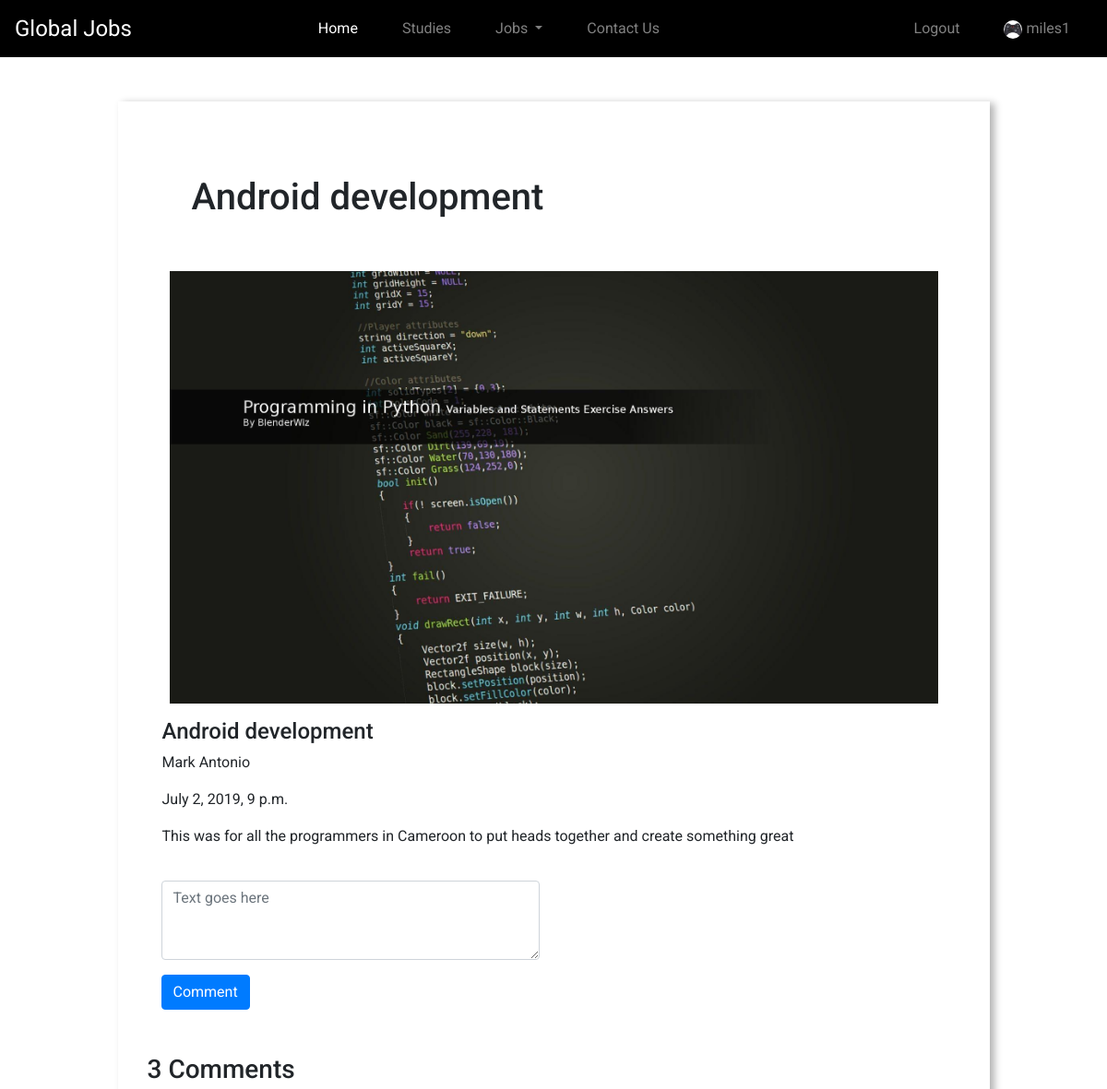
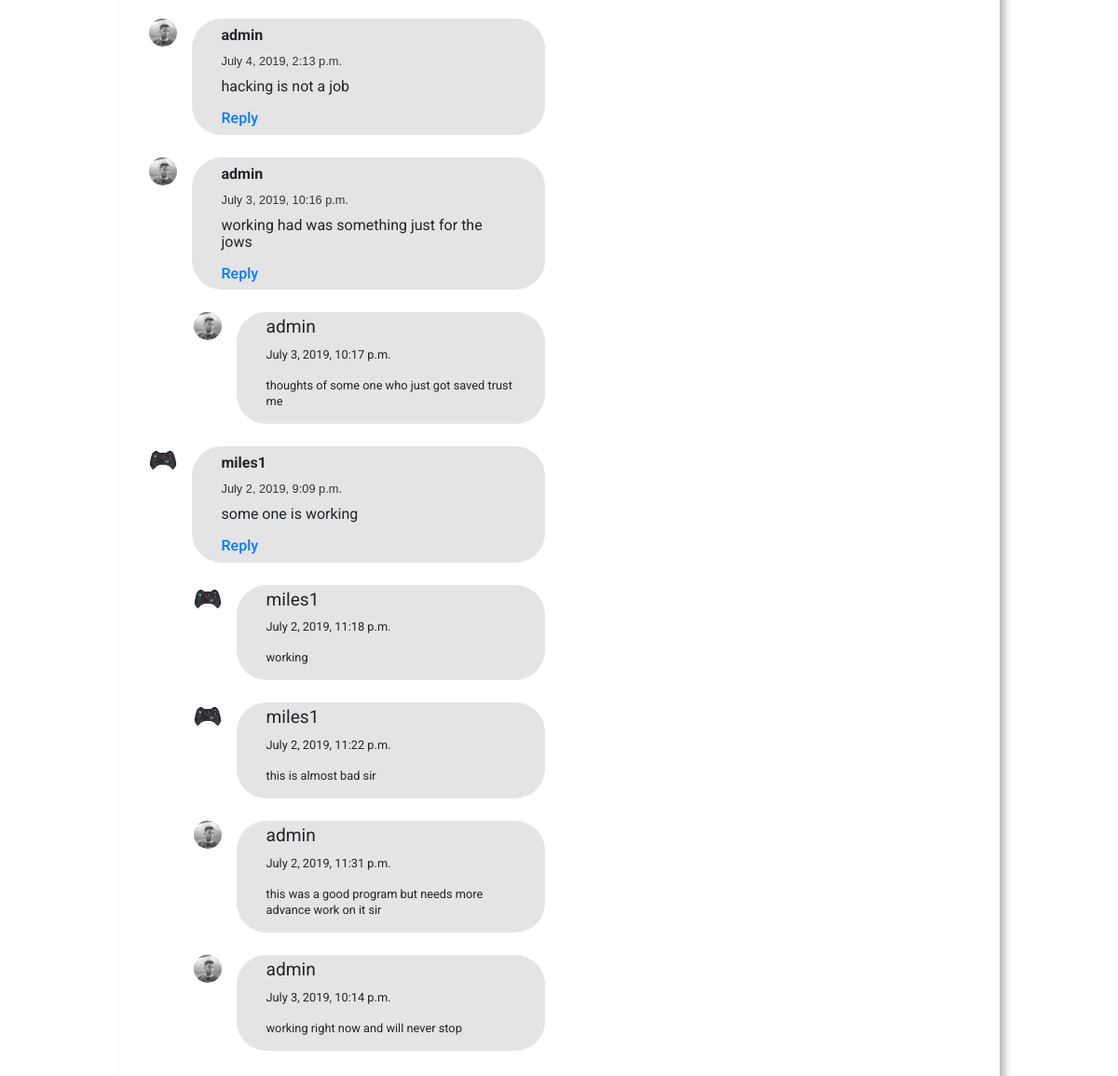
Screenshot of /post/1 (signed in) with the database file from the repository (2 pictures, top to bottom).
### users/models.py (models this page shows, shortened)
class Profile(models.Model):
    user = models.OneToOneField(User, on_delete=models.CASCADE)
    image = models.ImageField(default='default.jpg', upload_to='profile_images')

### subProject/models.py (models this page shows, shortened)
class Posts(models.Model):
    picture = models.ImageField(default="default.jpg", upload_to="post_images")
    author = models.CharField(max_length=200)
    title = models.CharField(max_length=200)
    content = models.TextField()
    timestamp = models.DateTimeField(auto_now_add=True)
    slug = models.CharField(max_length=200)

class Comment(models.Model):
    user = models.ForeignKey(User, on_delete=models.CASCADE)
    post = models.ForeignKey(Posts, on_delete=models.CASCADE)
    content = models.TextField()
    reply = models.ForeignKey('self', null=True, on_delete=models.CASCADE ,related_name='replies')
    date = models.DateTimeField(auto_now_add=True)

### subProject/views.py (the view)
# urls.py: path('post/<int:post_id>', views.Details, name="detail")
def Details(request, post_id):
    post = Posts.objects.get(id=post_id)
    comment = Comment.objects.filter(post=post, reply=None).order_by('-date')
    if request.method == "POST":
        content_form = commentForm(request.POST or None)
        if content_form.is_valid():
            content = request.POST.get('content')
            reply_id = request.POST.get('comment_id')
            comment_qs = None
            if reply_id:
                comment_qs = Comment.objects.get(id=reply_id)
            comment = Comment.objects.create(post=post, user=request.user, content=content, reply=comment_qs)
            comment.save()
            return redirect('post')
        else:
            print("the form is not valid")
    else:
        form = commentForm()
    context = {"post":post, "form":form, "comment":comment}
    return render(request, 'subProject/detail.html', context)

### subProject/forms.py
class commentForm(forms.ModelForm):
    class Meta:
        model = Comment
        fields = ['content']
        labels = {'content':''}
        widgets = {
            'content': Textarea(attrs={'cols':80, 'rows':3, 'placeholder':'Text goes here'})
        }

### subProject/templates/subProject/detail.html (shortened to what this page needs)
{% extends 'subProject/base.html' %}
{% block body %}
<div class="row p-5">
    <div class="col-md-10 mx-auto box_post">
    <h1 class="p-5"> {{post.title}} </h1>
           <img class="px-4 img-fluid" src="{{post.picture.url}}">
           <div class="p-3">
           <h4>{{post.title}}</h4>
           <p>{{post.author}}</p>
           <p>{{post.timestamp}}</p>
           <p>{{post.content}}</p>
           </div>
        <div>
          {% if user.is_authenticated %}
            <div class="col-md-6 mt-1 mb-4">
            {% load crispy_forms_tags %}
            <form method="POST">
                {{form | crispy}}
                <button type="submit" class="btn btn-primary">Comment</button>
            </form>
            </div>
          {% else %}
            <a href="{% url 'register' %}" class="btn btn-success btn-sm">Sign Up to comment</a>
          {% endif %}
        </div>
      <div class="row">
        <div class="col-md-6">
        <h3 class="my-4">{{comment.count}} Comments{{comm.pluralize}}</h3>
        {% for comm in comment %}
        <div class="comment_box">
         <img width="30rem" height="30rem" style="border-radius:50%" src="{{comm.user.profile.image.url}}">
          <blockquote class="mb-4 base blockquote">
              <h4 class="auth">{{comm.user.username}}</h4>
              <p class="date"><small>{{comm.date}}</small></p>
              <p class="text-italic"><small>{{comm.content}} </small></p>
              <h6 style="cursor:pointer" class="show text-primary">Reply</h6>
          </blockquote>
        </div>
        <div class="ml-5">
          {% if user.is_authenticated %}
                {% load crispy_forms_tags %}
              {% endif %}
      {% for reply in comm.replies.all %}
         <div class="comment_box">
            <img width="30rem" height="30rem" style="border-radius:50%" src="{{reply.user.profile.image.url}}">
            <blockquote class="mb-4 blockquote base">
                <h4> <span title="source title"><small>{{reply.user.username}}</h4>
                <p class=" mt-1"><small>{{reply.date}}</small></p>
                <p class="text-italic "><small>{{reply.content}}</small></p>
            </blockquote>
          </div>
        {% endfor %}
      </div>
        {% endfor %}
        </div>
      </div>
    </div>
</div>
{% endblock%}

### subProject/templates/subProject/base.html (shortened to what this page needs)
{% load staticfiles %}
<!DOCTYPE html>
<html lang="en">
<head>
    <link rel="stylesheet" href="https://stackpath.bootstrapcdn.com/bootstrap/4.3.1/css/bootstrap.min.css">
    <link rel="stylesheet" href="{% static 'subProject/styles/styles.css' %}" >
</head>
<body>
<nav class="navbar navbar-expand-lg text-light navbar-dark">
    <a class="navbar-brand" href="#">Global Jobs</a>
    <div class="collapse navbar-collapse" id="navbarSupportedContent">
        <ul class="navbar-nav mx-auto" style="float-right">
            <li class="nav-item active">
                <a class="nav-link" href="{% url 'home' %}">Home <span class="sr-only">(current)</span></a>
            </li>
            <li class="nav-item">
                <a class="nav-link" href="{% url 'post' %}">Studies</a>
            </li>
            <li class="nav-item dropdown">
                <a class="nav-link dropdown-toggle" href="#" id="navbarDropdown" role="button" data-toggle="dropdown" aria-haspopup="true" aria-expanded="false">
                    Jobs
                </a>
            </li>
            <li class="nav-item">
                <a class="nav-link" href="{% url 'contact' %}">Contact Us</a>
            </li>
        </ul>
        <ul  class="navbar-nav ml-auto">
            {% if user.is_authenticated %}
            <li class="nav-item">
                <a class="nav-link" href="{% url 'logout' %}">Logout</a>
            </li>
            <li class="nav-item">
                <a class="nav-link" href="{% url 'profile' %}"><img src="{{ user.profile.image.url}}" style="border-radius:50rem" width="20rem" height="20rem"> {{user.username}}</a>
            </li>
            {% endif %}
        </ul>
    </div>
</nav>
{% block body %}
{% endblock %}
</body>
</html>

### subProject/static/subProject/styles/styles.css (style rules this page uses)
html { padding:0px; margin:0px; }
body { font-size:1rem; font-family: 'Roboto', sans-serif; }
.navbar { background: #000; }
.navbar-brand { font-size:1.5rem; margin-right:4rem; }
.nav-item .nav-link { font-size:1rem; margin: 0rem 1rem; }
.box_post { box-shadow: .3rem .1rem .5rem rgba(0,0,0,.3); padding: 2rem; }
.comment_box { display: flex; }
.base { flex: 1; margin-left: 1rem; border-radius: 2rem; padding-left:2rem; padding-right: 2rem; line-height: 1rem; background: #e4e4e4; }
.base .auth, .base .date { padding-top: 1rem; font-size: 1rem; line-height: .2rem; font-weight: bold; }
.base .date { color:#353434; font-family: sans-serif; font-weight: 200; }

### rows the page displays
Posts: title "Android development", picture (picture), author "Mark Antonio", timestamp "July 2, 2019, 9 p.m.", content "This was for all the programmers in Cameroon to put heads together and create something great"
Comment: user.profile.image (picture), user.username "admin", date "July 4, 2019, 2:13 p.m.", content "hacking is not a job"
Comment: user.profile.image (picture), user.username "admin", date "July 3, 2019, 10:16 p.m.", content "working had was something just for the jows"
Comment: user.profile.image (picture), user.username "admin", date "July 3, 2019, 10:17 p.m.", content "thoughts of some one who just got saved trust me"
Comment: user.profile.image (placeholder picture), user.username "miles1", date "July 2, 2019, 9:09 p.m.", content "some one is working"
Comment: user.profile.image (placeholder picture), user.username "miles1", date "July 2, 2019, 11:18 p.m.", content "working"
Comment: user.profile.image (placeholder picture), user.username "miles1", date "July 2, 2019, 11:22 p.m.", content "this is almost bad sir"
Comment: user.profile.image (picture), user.username "admin", date "July 2, 2019, 11:31 p.m.", content "this was a good program but needs more advance work on it sir"
Comment: user.profile.image (picture), user.username "admin", date "July 3, 2019, 10:14 p.m.", content "working right now and will never stop"

### other values shown
{{ user.username }} "miles1"
{{ comment.count }} "3"
